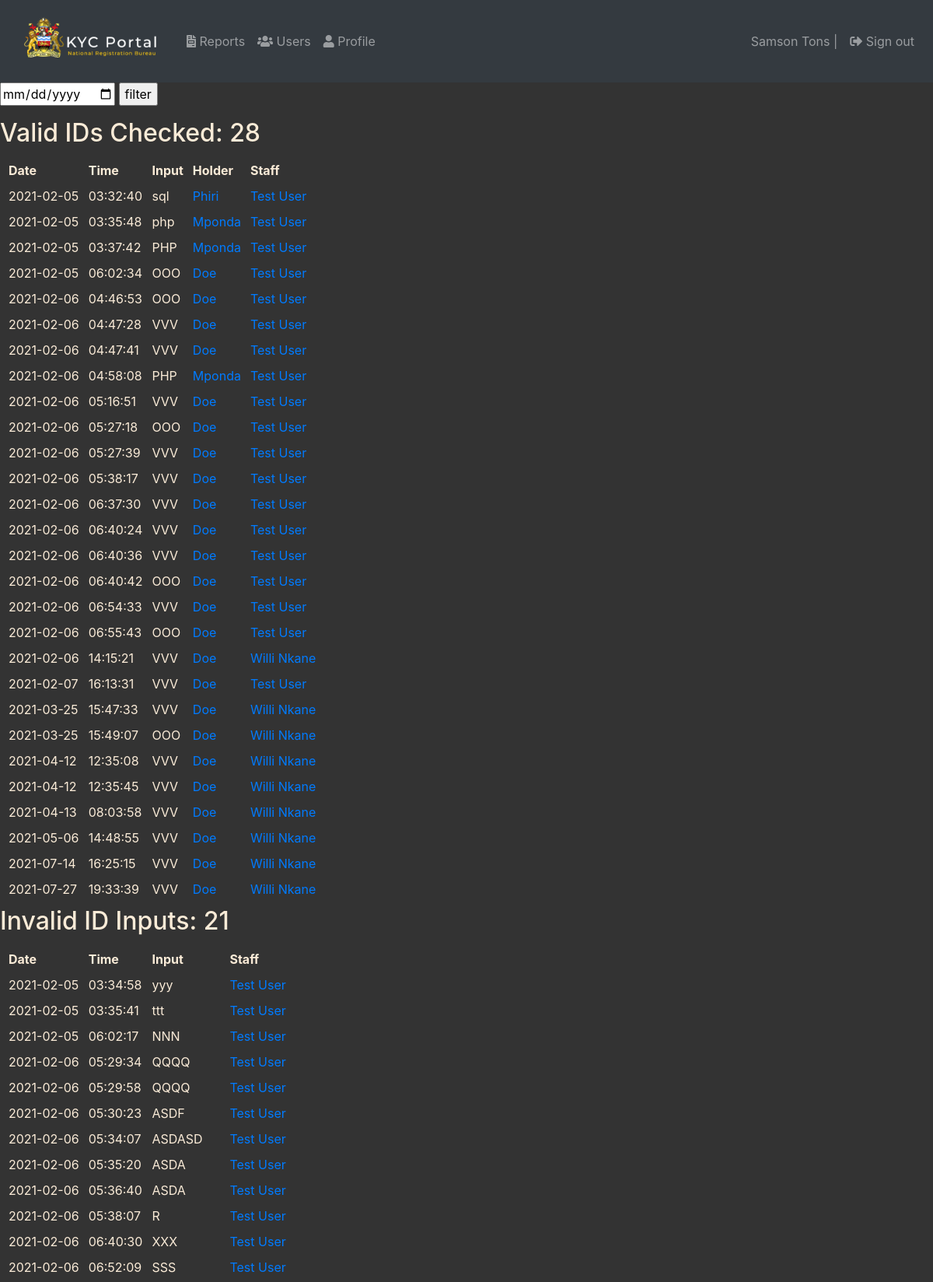
The app's page /admin/reports.php (signed in, upper part) with its own data.
### tables this page shows
CREATE TABLE `users` (
  `id` varchar(16) NOT NULL,
  `type` int(11) DEFAULT NULL,
  `institution` int(11) NOT NULL,
  `NID_number` varchar(16) DEFAULT NULL,
  `first_name` varchar(32) DEFAULT NULL,
  `surname` varchar(32) DEFAULT NULL,
  `email` varchar(32) DEFAULT NULL,
  `phone` varchar(16) DEFAULT NULL,
  `password` varchar(256) DEFAULT NULL
);

CREATE TABLE `verification_log` (
  `log_code` varchar(16) NOT NULL,
  `date` date DEFAULT NULL,
  `time` time DEFAULT NULL,
  `user` varchar(16) DEFAULT NULL,
  `holder` varchar(16) DEFAULT NULL,
  `input` varchar(16) DEFAULT NULL
);

CREATE TABLE `holders` (
  `id` varchar(16) NOT NULL,
  `surname` varchar(32) DEFAULT NULL,
  `other_name` varchar(32) NOT NULL,
  `first_name` varchar(32) DEFAULT NULL,
  `sex` char(1) DEFAULT NULL,
  `dob` date DEFAULT NULL,
  `issue_date` date DEFAULT NULL,
  `expiry_date` date DEFAULT NULL,
  `nationality` varchar(8) DEFAULT NULL,
  `phone` varchar(16) NOT NULL
);

### includes/user.php (called while the page is built, shortened)
<?php
class User{
    private $id, $type, $institutionID, $nid_number, $first_name, $surname, $email, $phone;
    public function load($id){
        $sql = "select * from users where id = '$id'";
        $rs = query($sql);
        if ($rs->num_rows == 1){
            $row = $rs->fetch_array();
            $this->id = $row[0];
            $this->first_name = $row[4];
            $this->surname = $row[5];
            return true;
        }else return false;
    }
    public function getID(){
        return $this->id;
    }
    public function getFullName(){
        return $this->first_name . " " .$this->surname;
    }
}

### includes/data.php (called while the page is built, shortened)
<?php
function getConnection() : mysqli{
    return new mysqli("localhost", "dev", "", "kyc_portal_db");
}
function query($sql){
    return getConnection()->query($sql);
}
function queryArray($sql){
    $result_set = getConnection()->query($sql);
    if($result_set->num_rows > 0){
        $list = array();
        for ($i = 0; $i < $result_set->num_rows; $i++){
            $values = $result_set->fetch_array(MYSQLI_NUM);
            $list[$i] = $values;
        }
        return $list;
    }else return null;
}

### includes/institution.php (called while the page is built, shortened)
<?php
class Institution{
    public $id, $registration_number, $name, $isic, $industry, $phone, $email, $address, $location;
    public function load($id){
        $sql = "select * from institutions where id = '$id'";
        $rs = query($sql);
        if($rs->num_rows == 1){
            $row = $rs->fetch_array();
            $this->id = $row[0];
            return  true;
        }else return false;
    }
    public function getVerifiedScans(){
        $logs = array();
        $sql = "SELECT v.log_code FROM institutions i, users u, verification_log v WHERE i.id = u.institution and u.id = v.user and i.id = '".$this->id."' and v.holder is not null";
        $rows = queryArray($sql);
        $i = 0;
        if($rows != null){
            foreach ($rows as $row){
                $log = new Log();
                if($log->load_valid($row[0])){
                    $logs[$i] = $log;
                    $i++;
                }
            }
        }
        return $logs;
    }
    public function getInvalidInputs(){
        $logs = array();
        $sql = "SELECT v.log_code FROM institutions i, users u, verification_log v WHERE i.id = u.institution and u.id = v.user and i.id = '".$this->id."' and v.input is not null";
        $rows = queryArray($sql);
        $i = 0;
        if($rows != null){
            foreach ($rows as $row){
                $log = new Log();
                if($log->load_invalid($row[0])){
                    $logs[$i] = $log;
                    $i++;
                }
            }
        }
        return $logs;
    }
}

### includes/log.php (called while the page is built, shortened)
<?php
class Log{
    public function load_valid($code){
        $sql = "select * from verification_log where log_code = '$code'";
        $rs = query($sql);
        if($rs->num_rows == 1){
            $row = $rs->fetch_array();
            $this->date = $row[1];
            $this->time = $row[2];
            $this->input = $row[4];
            return true;
        }else return false;
    }
    public function load_invalid($code){
        $sql = "select * from verification_log where log_code = '$code'";
        $rs = query($sql);
        if($rs->num_rows == 1){
            $row = $rs->fetch_array();
            $this->date = $row[1];
            $this->time = $row[2];
            $this->input = $row[5];
            return true;
        }else return false;
    }
}

### includes/holder.php (called while the page is built, shortened)
<?php
class Holder{
    public function load($id){
        $sql = "select * from holders where id = '$id'";
        $rs = query($sql);
        if ($rs->num_rows == 1){
            $row = $rs->fetch_array();
            $this->surname = $row[1];
            return true;
        }else return false;
    }
}

### admin/reports.php (the view, shortened to what this page needs)
<?php
include_once 'log_check.php';
$institution = new Institution();
$institution->load($instID);
$invalidLogs = $validLogs = array();
$range = "";
if(isset($_GET['range'])){
    $range = $_GET['range'];
}else{
    $validLogs = $institution->getVerifiedScans();
    $invalidLogs = $institution->getInvalidInputs();
}
?>
<html>
<body>
<head>
</head>
<form>
	<input type="date" name="range" placeholder="filter-date" required <?php echo "value='$range'"?>>
	<input type="submit" value="filter">
</form>
<div>
	<h2>Valid IDs Checked: <?php echo sizeof($validLogs)?></h2>
	<table>
		<thead>
			<tr>
				<th>Date</th> <th>Time</th> <th>Input</th> <th>Holder</th> <th>Staff</th>
			</tr>
		</thead>
		<tbody>
			<?php
			if ($validLogs != null){
			    foreach ($validLogs as $log){
			        $holder = new Holder();
			        $staff = new User();
			        $staff->load($log->userID);
			        $holder->load($log->input);
			        echo "<tr><td>".$log->date."</td> <td>".$log->time."</td> <td>".$log->input."</td> <td><a href='view_holder.php?id=".$log->input."'>".$holder->first_name." ".$holder->surname."</a> </td>  <td><a href='staff_reports.php?staffID=".$staff->getID()."'>".$staff->getFullName()."</a></td> </tr>";
			    }
			}
			?>
		</tbody>
	</table>
	<h2>Invalid ID Inputs: <?php echo sizeof($invalidLogs)?></h2>
	<table>
		<thead>
			<tr>
				<th>Date</th> <th>Time</th> <th>Input</th> <th>Staff</th>
			</tr>
		</thead>
		<tbody>
			<?php
			if ($invalidLogs != null){
			    foreach ($invalidLogs as $log){
			        $staff = new User();
			        $staff->load($log->userID);
			        echo "<tr><td>".$log->date."</td> <td>".$log->time."</td> <td>".$log->input."</td> <td><a href='staff_reports.php?staffID=".$staff->getID()."'>".$staff->getFullName()."</a></td></tr>";
			    }
			}
			?>
		</tbody>
	</table>
</div>
</body>
</html>

### admin/log_check.php (shortened to what this page needs)
<?php
$userID = $_SESSION['userID'];
$user = new User();
$user->load($userID);
?>
<html>
<head>
    <link rel="stylesheet" href="../assets/css/bootstrap.min.css">
    <link rel="stylesheet" href="../assets/css/font-awesome.css">
    <link rel="stylesheet" href="../assets/css/styles.css">
    <link rel="stylesheet" href="../assets/css/applications.css">
</head>
<body>
    <nav class="navbar navbar-expand-sm navbar-dark bg-dark">
        <a class="navbar-brand" href="#"><img src="../assets/img/logo-light.png" alt="logo" width="200"></a>
        <div class="collapse navbar-collapse" id="collapsibleNavId">
            <ul class="navbar-nav mr-auto mt-2 mt-lg-0">
                <li class="nav-item">
                    <a class="nav-link" href="index.php"> <i class="fas fa-file-invoice    "></i> Reports</a>
                </li>
                <li class="nav-item">
                    <a class="nav-link" href="users.php"><i class="fa fa-users" aria-hidden="true"></i> Users</a>
                </li>
                 <li class="nav-item">
                    <a class="nav-link" href="profile.php"><i class="fa fa-user" aria-hidden="true"></i> Profile</a>
                </li>
            </ul>
            <div class="my-2 my-lg-0 nav-item">
                <ul class="navbar-nav mr-auto mt-2 mt-lg-0">
					<li class="nav-item">
						<span class="nav-link"><?php echo $user->getFullName()?> | </span>
					</li>
                    <li class="nav-item">
                        <a class="nav-link" href="../?logout"> <i class="fas fa-sign-out-alt    "></i> Sign out </a>
                    </li>
                </ul>
            </div>
        </div>
    </nav>

### assets/css/styles.css (style rules this page uses)
body { background: #333333; color: antiquewhite; }

### assets/css/applications.css (style rules this page uses)
.nav-link { color: #faebd7; }

### admin/reports.php (style rules this page uses)
th, td { border-bottom: solid 1px #333333; }
table { border-spacing: 10px; border-collapse: separate; }

### records on screen
users: $user->getFullName() "Samson Tons"
verification_log: date "2021-02-05", time "03:32:40", holder "sql", holders.surname "Phiri", user.surname "Test User"
verification_log: date "2021-02-05", time "03:35:48", holder "php", holders.surname "Mponda", user.surname "Test User"
verification_log: date "2021-02-05", time "03:37:42", holder "PHP", holder.surname "Mponda", user.surname "Test User"
verification_log: date "2021-02-05", time "06:02:34", holder "OOO", holder.surname "Doe", user.surname "Test User"
verification_log: date "2021-02-06", time "04:46:53", holder "OOO", holder.surname "Doe", user.surname "Test User"
verification_log: date "2021-02-06", time "04:47:28", holder "VVV", holder.surname "Doe", user.surname "Test User"
verification_log: date "2021-02-06", time "04:47:41", holder "VVV", holder.surname "Doe", user.surname "Test User"
verification_log: date "2021-02-06", time "04:58:08", holder "PHP", holder.surname "Mponda", user.surname "Test User"
verification_log: date "2021-02-06", time "05:16:51", holder "VVV", holder.surname "Doe", user.surname "Test User"
verification_log: date "2021-02-06", time "05:27:18", holder "OOO", holder.surname "Doe", user.surname "Test User"
verification_log: date "2021-02-06", time "05:27:39", holder "VVV", holder.surname "Doe", user.surname "Test User"
verification_log: date "2021-02-06", time "05:38:17", holder "VVV", holder.surname "Doe", user.surname "Test User"
verification_log: date "2021-02-06", time "06:37:30", holder "VVV", holder.surname "Doe", user.surname "Test User"
verification_log: date "2021-02-06", time "06:40:24", holder "VVV", holder.surname "Doe", user.surname "Test User"
verification_log: date "2021-02-06", time "06:40:36", holder "VVV", holder.surname "Doe", user.surname "Test User"
verification_log: date "2021-02-06", time "06:40:42", holder "OOO", holder.surname "Doe", user.surname "Test User"
verification_log: date "2021-02-06", time "06:54:33", holder "VVV", holder.surname "Doe", user.surname "Test User"
verification_log: date "2021-02-06", time "06:55:43", holder "OOO", holder.surname "Doe", user.surname "Test User"
verification_log: date "2021-02-06", time "14:15:21", holder "VVV", holder.surname "Doe", user.surname "Willi Nkane"
verification_log: date "2021-02-07", time "16:13:31", holder "VVV", holder.surname "Doe", user.surname "Test User"
verification_log: date "2021-03-25", time "15:47:33", holder "VVV", holder.surname "Doe", user.surname "Willi Nkane"
verification_log: date "2021-03-25", time "15:49:07", holder "OOO", holder.surname "Doe", user.surname "Willi Nkane"
verification_log: date "2021-04-12", time "12:35:08", holder "VVV", holder.surname "Doe", user.surname "Willi Nkane"
verification_log: date "2021-04-12", time "12:35:45", holder "VVV", holder.surname "Doe", user.surname "Willi Nkane"
verification_log: date "2021-04-13", time "08:03:58", holder "VVV", holder.surname "Doe", user.surname "Willi Nkane"
verification_log: date "2021-05-06", time "14:48:55", holder "VVV", holder.surname "Doe", user.surname "Willi Nkane"
verification_log: date "2021-07-14", time "16:25:15", holder "VVV", holder.surname "Doe", user.surname "Willi Nkane"
verification_log: date "2021-07-27", time "19:33:39", holder "VVV", holder.surname "Doe", user.surname "Willi Nkane"
verification_log: date "2021-02-05", time "03:34:58", input "yyy", user.surname "Test User"
verification_log: date "2021-02-05", time "03:35:41", input "ttt", user.surname "Test User"
verification_log: date "2021-02-05", time "06:02:17", input "NNN", user.surname "Test User"
verification_log: date "2021-02-06", time "05:29:34", input "QQQQ", user.surname "Test User"
verification_log: date "2021-02-06", time "05:29:58", input "QQQQ", user.surname "Test User"
verification_log: date "2021-02-06", time "05:30:23", input "ASDF", user.surname "Test User"
verification_log: date "2021-02-06", time "05:34:07", input "ASDASD", user.surname "Test User"
verification_log: date "2021-02-06", time "05:35:20", input "ASDA", user.surname "Test User"
verification_log: date "2021-02-06", time "05:36:40", input "ASDA", user.surname "Test User"
verification_log: date "2021-02-06", time "05:38:07", input "R", user.surname "Test User"
verification_log: date "2021-02-06", time "06:40:30", input "XXX", user.surname "Test User"
verification_log: date "2021-02-06", time "06:52:09", input "SSS", user.surname "Test User"

### other values on screen
sizeof($validLogs) "28"
sizeof($invalidLogs) "21"
